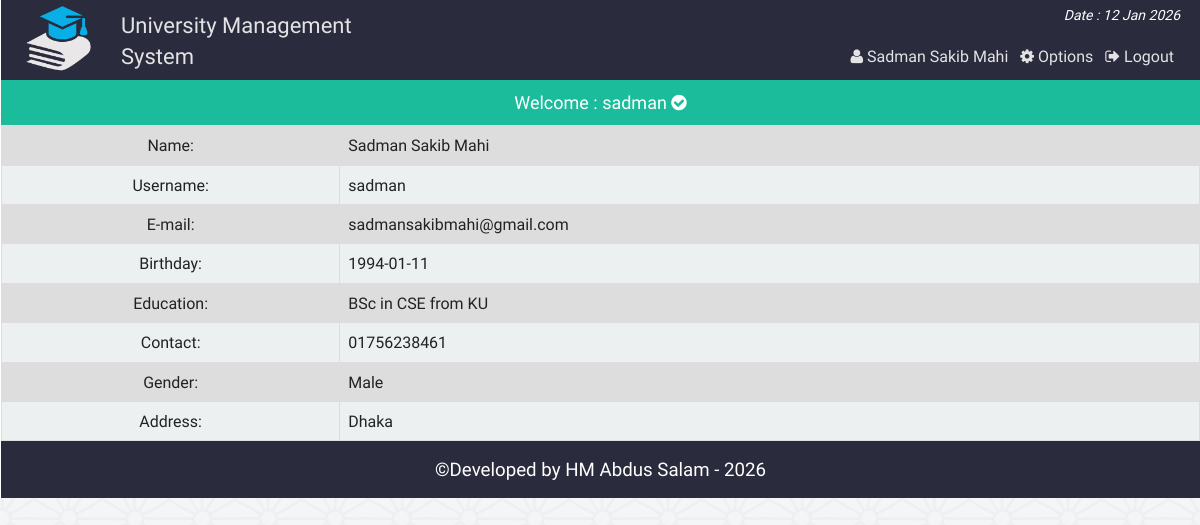
Page /fct_single_profile.php (signed in) on the committed database.
### tables this page shows
CREATE TABLE `faculty` (
  `id` int(11) NOT NULL,
  `username` varchar(15) NOT NULL,
  `password` varchar(50) NOT NULL,
  `name` varchar(30) NOT NULL,
  `email` varchar(100) NOT NULL,
  `birthday` date DEFAULT NULL,
  `gender` varchar(10) NOT NULL,
  `education` varchar(100) DEFAULT NULL,
  `contact` varchar(100) DEFAULT NULL,
  `address` varchar(255) DEFAULT NULL
);

### php/functions.php (called while the page is built, shortened)
<?php
class login_registration_class{
	public function get_faculty_by_username($uname){
		global $conn;
		$sql = "select * from faculty where username='$uname'";
		$result = $conn->query($sql);
		return $result;
	}
};
?>

### fct_single_profile.php (the view, shortened to what this page needs)
<?php
require "php/config.php";
require_once "php/functions.php";
$user = new login_registration_class();
$funame = $_SESSION['f_uname'];
?>
<?php
include "php/headertop.php";
?>
	<div class="faculty">
		<p style="font-size:18px;text-align:center;background:#1abc9c;color:#fff;padding:10px;margin:0">Welcome : <?php echo $funame; ?> <i class="fa fa-check-circle" aria-hidden="true"></i></p>
			<table class="tab_one">
			<?php
				$getuser = $user->get_faculty_by_username($funame);
				while($row = $getuser->fetch_assoc()){
			?>
			<tr>
				<td  style="text-align:center">Name: </td>
				<td><?php echo $row['name']; ?></td>
			</tr>
			<tr>
				<td  style="text-align:center">Username: </td>
				<td><?php echo $row['username']; ?></td>
			</tr>
			<tr>
				<td  style="text-align:center">E-mail: </td>
				<td><?php echo $row['email']; ?></td>
			</tr>
			<tr>
				<td  style="text-align:center">Birthday: </td>
				<td><?php echo $row['birthday']; ?></td>
			</tr>
			<tr>
				<td  style="text-align:center">Education: </td>
				<td><?php echo $row['education']; ?></td>
			</tr>
			<tr>
				<td  style="text-align:center">Contact: </td>
				<td><?php echo $row['contact']; ?></td>
			</tr>
			<tr>
				<td  style="text-align:center">Gender: </td>
				<td><?php echo $row['gender']; ?></td>
			</tr>
			<tr>
				<td  style="text-align:center">Address: </td>
				<td><?php echo $row['address']; ?></td>
			</tr>
			<?php if($row['username'] == $funame){ ?>
			<?php } } ?>
		</table>
	</div>
<?php
include "php/footerbottom.php";
?>

### css/main.css (style rules this page uses)
html { color: #222; font-size: 1em; line-height: 1.4; }
body { font-family:roboto !important; background:url(../img/ptrn.png) repeat fixed; }
.st_reg th, td { padding: 8px; }
table.tab_one { width:100%; }
table.tab_one td { border:1px solid #ddd; padding:8px; }
table.tab_one tr:nth-child(odd) { background:#ddd; }
table.tab_one tr:nth-child(even) { background:#ecf0f1; }
table.att_tab tr,td,th { border:2px solid #ddd; border-collapse:collapse; padding:8px; }

### rows in the picture
faculty: name "Sadman Sakib Mahi", username "sadman", email "sadmansakibmahi@gmail.com", birthday "1994-01-11", education "BSc in CSE from KU", contact "01756238461", gender "Male", address "Dhaka"

### other values in the picture
$fname "Sadman Sakib Mahi"
$funame "sadman"
